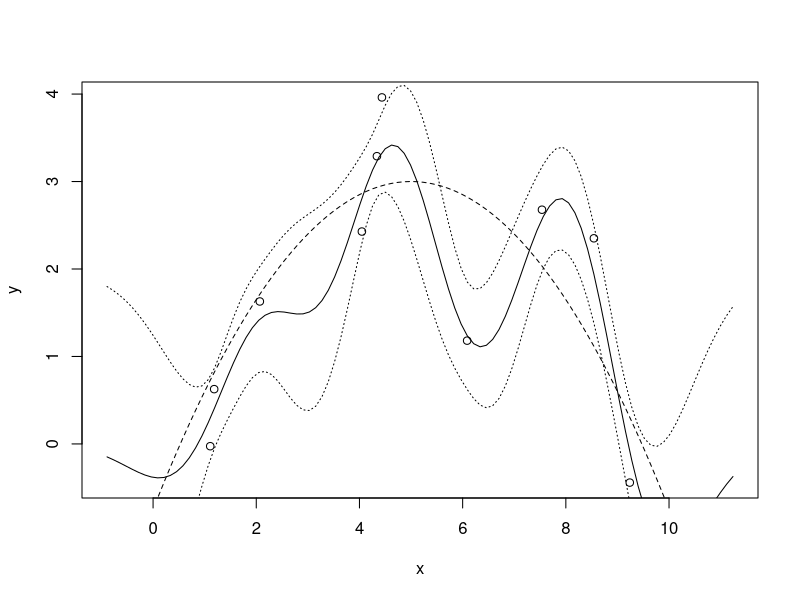
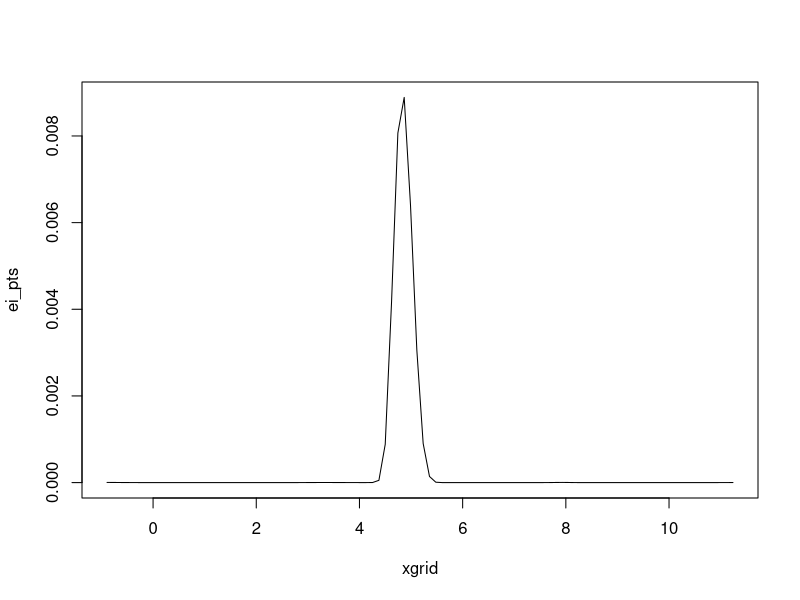

These figures' R source, in order:
## ---- chunk 1
knitr::opts_chunk$set(echo = TRUE)
## ---- chunk 2
N<-10
f_true<-function(t){-.15*(t-5)^2+3}
x<-runif(N,0,10)
y<- f_true(x) + rnorm(N,0,1) #maximum at x=5
xgrid<-seq(from=min(x)-2,to=max(x)+2,length.out=100)
plot(x,y,xlim=c(min(xgrid),max(xgrid)))
lines(xgrid,f_true(xgrid),lty=2)
## ---- chunk 3
kern<-function(x,y){
  exp(-(x-y)^2/2)
}
K<-matrix(0,nrow=N,ncol=N)
for(i in 1:N){
  for(j in i:N){
    K[j,i]<-K[i,j]<-kern(x[i],x[j])
  }
}
sigma<-.1 #assume known noise variance for now
diag(K)<-diag(K)+sigma
mu_func<-function(xnew,x,y,K){
  k<-vapply(x,function(t){kern(t,xnew)},FUN.VALUE = 1.0)
  k%*%solve(K,y)
}
sigma2_func<-function(xnew,x,K){
  k<-vapply(x,function(t){kern(t,xnew)},FUN.VALUE = 1.0)
  kern(xnew,xnew)+sigma^2 - k%*%solve(K,k)
}
mu_pts<-vapply(xgrid,function(t){mu_func(t,x,y,K)},FUN.VALUE=1.0)
sigma_pts<-vapply(xgrid,function(t){sqrt(sigma2_func(t,x,K))},FUN.VALUE=1.0)
lo<-mu_pts - 1.96*sigma_pts
hi<-mu_pts + 1.96*sigma_pts
lines(xgrid,mu_pts,lty=1)
lines(xgrid,lo,lty=3)
lines(xgrid,hi,lty=3)
## ---- chunk 4
id_best<-N
EI<-function(xnew,id_best,x,y,K){
  sigma<-sqrt(sigma2_func(xnew,x,K))
  if(sigma==0) return(0)
  mu<-mu_func(xnew,x,y,K)
  Z<-(mu-y[id_best])/sigma
  (mu-y[id_best])*pnorm(Z) + sigma*dnorm(Z)
}
ei_pts<-vapply(xgrid,function(t){EI(t,id_best,x,y,K)},FUN.VALUE=1.0)
plot(xgrid,ei_pts,type="l")
